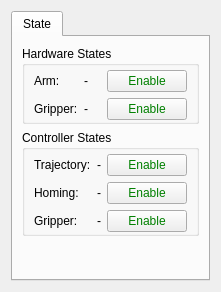
<?xml version="1.0" encoding="UTF-8"?>
<ui version="4.0">
 <class>BioscaraUI</class>
 <widget class="QWidget" name="BioscaraUI">
  <property name="geometry">
   <rect>
    <x>0</x>
    <y>0</y>
    <!-- <width>507</width> -->
    <!-- <height>380</height> -->
   </rect>
  </property>
  <property name="windowTitle">
   <string>Bioscara Control</string>
  </property>
  <layout class="QVBoxLayout" name="verticalLayout_5">
   <item>
    <widget class="QTabWidget" name="tabWidget">
     <property name="sizePolicy">
      <sizepolicy hsizetype="Expanding" vsizetype="Expanding">
       <horstretch>0</horstretch>
       <verstretch>0</verstretch>
      </sizepolicy>
     </property>
     <property name="autoFillBackground">
      <bool>false</bool>
     </property>
     <property name="currentIndex">
      <number>0</number>
     </property>
     <widget class="QWidget" name="state">
      <attribute name="title">
       <string>State</string>
      </attribute>
      <layout class="QVBoxLayout" name="verticalLayout_3">
       <item>
        <widget class="QGroupBox">
         <property name="title">
          <string>Hardware States</string>
         </property>
         <layout class="QGridLayout">
          <property name="topMargin">
           <number>4</number>
          </property>
          <property name="bottomMargin">
           <number>1</number>
          </property>
          <item row="0" column="0">
           <widget class="QLabel">
            <property name="text">
             <string>Arm:</string>
            </property>
           </widget>
          </item>
          <item row="0" column="1">
             <widget class="QLabel" name="arm_hardware_state_label">
              <!-- <property name="sizePolicy">
               <sizepolicy hsizetype="MinimumExpanding" vsizetype="Preferred">
                <horstretch>0</horstretch>
                <verstretch>0</verstretch>
               </sizepolicy>
              </property> -->
              <property name="text">
               <string>-</string>
              </property>
             </widget>
            </item>
          <item row="0" column="2">
           <widget class="QPushButton" name="arm_en_btn">
            <property name="styleSheet">
             <string notr="true">color:green</string>
            </property>
            <property name="text">
             <string>Enable</string>
            </property>
            <property name="checkable">
             <bool>false</bool>
            </property>
            <property name="checked">
             <bool>false</bool>
            </property>
            <property name="default">
             <bool>false</bool>
            </property>
            <property name="flat">
             <bool>false</bool>
            </property>
           </widget>
          </item>
          <item row="1" column="0">
           <widget class="QLabel">
            <property name="text">
             <string>Gripper:</string>
            </property>
           </widget>
          </item>
          <item row="1" column="1">
             <widget class="QLabel" name="gripper_hardware_state_label">
              <!-- <property name="sizePolicy">
               <sizepolicy hsizetype="MinimumExpanding" vsizetype="Preferred">
                <horstretch>0</horstretch>
                <verstretch>0</verstretch>
               </sizepolicy>
              </property> -->
              <property name="text">
               <string>-</string>
              </property>
             </widget>
            </item>
          <item row="1" column="2">
           <widget class="QPushButton" name="gripper_en_btn">
            <property name="styleSheet">
             <string notr="true">color:green</string>
            </property>
            <property name="text">
             <string>Enable</string>
            </property>
            <property name="checkable">
             <bool>false</bool>
            </property>
            <property name="checked">
             <bool>false</bool>
            </property>
            <property name="default">
             <bool>false</bool>
            </property>
            <property name="flat">
             <bool>false</bool>
            </property>
           </widget>
          </item>
         </layout>
        </widget>
       </item>
       <item>
        <widget class="QGroupBox">
         <property name="title">
          <string>Controller States</string>
         </property>
         <layout class="QGridLayout">
          <property name="topMargin">
           <number>4</number>
          </property>
          <property name="bottomMargin">
           <number>1</number>
          </property>
          <item row="0" column="0">
           <widget class="QLabel">
            <property name="text">
             <string>Trajectory:</string>
            </property>
           </widget>
          </item>
          <item row="0" column="1">
             <widget class="QLabel" name="vjtc_ctrl_state_label">
              <!-- <property name="sizePolicy">
               <sizepolicy hsizetype="MinimumExpanding" vsizetype="Preferred">
                <horstretch>0</horstretch>
                <verstretch>0</verstretch>
               </sizepolicy>
              </property> -->
              <property name="text">
               <string>-</string>
              </property>
             </widget>
            </item>
          <item row="0" column="2">
           <widget class="QPushButton" name="vjtc_ctrl_en_btn">
            <property name="styleSheet">
             <string notr="true">color:green</string>
            </property>
            <property name="text">
             <string>Enable</string>
            </property>
            <property name="checkable">
             <bool>false</bool>
            </property>
            <property name="checked">
             <bool>false</bool>
            </property>
            <property name="default">
             <bool>false</bool>
            </property>
            <property name="flat">
             <bool>false</bool>
            </property>
           </widget>
          </item>
          <item row="1" column="0">
           <widget class="QLabel">
            <property name="text">
             <string>Homing:</string>
            </property>
           </widget>
          </item>
          <item row="1" column="1">
             <widget class="QLabel" name="homing_ctrl_state_label">
              <!-- <property name="sizePolicy">
               <sizepolicy hsizetype="MinimumExpanding" vsizetype="Preferred">
                <horstretch>0</horstretch>
                <verstretch>0</verstretch>
               </sizepolicy>
              </property> -->
              <property name="text">
               <string>-</string>
              </property>
             </widget>
            </item>
          <item row="1" column="2">
           <widget class="QPushButton" name="homing_ctrl_en_btn">
            <property name="styleSheet">
             <string notr="true">color:green</string>
            </property>
            <property name="text">
             <string>Enable</string>
            </property>
            <property name="checkable">
             <bool>false</bool>
            </property>
            <property name="checked">
             <bool>false</bool>
            </property>
            <property name="default">
             <bool>false</bool>
            </property>
            <property name="flat">
             <bool>false</bool>
            </property>
           </widget>
          </item>
          <item row="2" column="0">
           <widget class="QLabel">
            <property name="text">
             <string>Gripper:</string>
            </property>
           </widget>
          </item>
          <item row="2" column="1">
             <widget class="QLabel" name="gripper_ctrl_state_label">
              <!-- <property name="sizePolicy">
               <sizepolicy hsizetype="MinimumExpanding" vsizetype="Preferred">
                <horstretch>0</horstretch>
                <verstretch>0</verstretch>
               </sizepolicy>
              </property> -->
              <property name="text">
               <string>-</string>
              </property>
             </widget>
            </item>
          <item row="2" column="2">
           <widget class="QPushButton" name="gripper_ctrl_en_btn">
            <property name="styleSheet">
             <string notr="true">color:green</string>
            </property>
            <property name="text">
             <string>Enable</string>
            </property>
            <property name="checkable">
             <bool>false</bool>
            </property>
            <property name="checked">
             <bool>false</bool>
            </property>
            <property name="default">
             <bool>false</bool>
            </property>
            <property name="flat">
             <bool>false</bool>
            </property>
           </widget>
          </item>
         </layout>
        </widget>
       </item>
       <item>
         <spacer name="verticalSpacer">
          <property name="orientation">
           <enum>Qt::Vertical</enum>
          </property>
          <property name="sizeType">
           <enum>QSizePolicy::Expanding</enum>
          </property>
          <property name="sizeHint" stdset="0">
           <size>
            <width>20</width>
            <height>32</height>
           </size>
          </property>
         </spacer>
        </item>
      </layout>
     </widget>
     <!-- <widget class="QWidget" name="homing">
      <attribute name="title">
       <string>Homing</string>
      </attribute>
      <layout class="QHBoxLayout" name="horizontalLayout_9">
       <item>
        <layout class="QVBoxLayout" name="verticalLayout_11">
         <property name="spacing">
          <number>0</number>
         </property>
         <item>
          <layout class="QHBoxLayout" name="horizontalLayout_7">
           <property name="spacing">
            <number>0</number>
           </property>
           <item>
            <widget class="QGroupBox" name="groupBox_9">
             <property name="title">
              <string>Commands</string>
             </property>
             <layout class="QVBoxLayout" name="verticalLayout_9">
              <property name="spacing">
               <number>4</number>
              </property>
              <property name="leftMargin">
               <number>6</number>
              </property>
              <property name="rightMargin">
               <number>6</number>
              </property>
              <property name="bottomMargin">
               <number>6</number>
              </property>
              <item>
               <widget class="QPushButton" name="plan_button">
                <property name="text">
                 <string>&amp;Plan</string>
                </property>
               </widget>
              </item>
              <item>
               <widget class="QPushButton" name="execute_button">
                <property name="enabled">
                 <bool>false</bool>
                </property>
                <property name="text">
                 <string>&amp;Execute</string>
                </property>
               </widget>
              </item>
              <item>
               <widget class="QPushButton" name="plan_and_execute_button">
                <property name="text">
                 <string>Plan &amp;&amp; E&amp;xecute</string>
                </property>
               </widget>
              </item>
              <item>
               <widget class="QPushButton" name="stop_button">
                <property name="enabled">
                 <bool>false</bool>
                </property>
                <property name="toolTip">
                 <string>Stop execution by sending a stop command to the move_group.</string>
                </property>
                <property name="text">
                 <string>&amp;Stop</string>
                </property>
               </widget>
              </item>
              <item>
               <widget class="QLabel" name="result_label">
                <property name="layoutDirection">
                 <enum>Qt::LeftToRight</enum>
                </property>
                <property name="text">
                 <string/>
                </property>
                <property name="alignment">
                 <set>Qt::AlignCenter</set>
                </property>
                <property name="wordWrap">
                 <bool>false</bool>
                </property>
               </widget>
              </item>
              <item>
               <widget class="QPushButton" name="clear_octomap_button">
                <property name="enabled">
                 <bool>false</bool>
                </property>
                <property name="text">
                 <string>Clear octomap</string>
                </property>
               </widget>
              </item>
             </layout>
            </widget>
           </item>
           <item>
            <widget class="QGroupBox" name="groupBox_11">
             <property name="title">
              <string>Query</string>
             </property>
             <layout class="QVBoxLayout" name="verticalLayout_6">
              <property name="leftMargin">
               <number>6</number>
              </property>
              <property name="rightMargin">
               <number>6</number>
              </property>
              <property name="bottomMargin">
               <number>6</number>
              </property>
              <item>
               <layout class="QVBoxLayout" name="verticalLayout_planning_group">
                <item>
                 <widget class="QLabel" name="label_planning_group">
                  <property name="text">
                   <string>Planning Group:</string>
                  </property>
                 </widget>
                </item>
                <item>
                 <widget class="QComboBox" name="planning_group_combo_box"/>
                </item>
               </layout>
              </item>
              <item>
               <layout class="QVBoxLayout" name="verticalLayout_start_state">
                <item>
                 <widget class="QLabel" name="label_start_state">
                  <property name="text">
                   <string>Start State:</string>
                  </property>
                 </widget>
                </item>
                <item>
                 <widget class="QComboBox" name="start_state_combo_box"/>
                </item>
               </layout>
              </item>
              <item>
               <layout class="QVBoxLayout" name="verticalLayout_goal_state">
                <item>
                 <widget class="QLabel" name="label_goal_state">
                  <property name="text">
                   <string>Goal State:</string>
                  </property>
                 </widget>
                </item>
                <item>
                 <widget class="QComboBox" name="goal_state_combo_box"/>
                </item>
               </layout>
              </item>
             </layout>
            </widget>
           </item>
          </layout>
         </item>
         <item>
          <spacer name="verticalSpacer">
           <property name="orientation">
            <enum>Qt::Vertical</enum>
           </property>
           <property name="sizeType">
            <enum>QSizePolicy::Expanding</enum>
           </property>
           <property name="sizeHint" stdset="0">
            <size>
             <width>20</width>
             <height>32</height>
            </size>
           </property>
          </spacer>
         </item>
         <item>
          <widget class="QGroupBox" name="groupBox_12">
           <property name="title">
            <string>Path Constraints</string>
           </property>
           <layout class="QVBoxLayout" name="verticalLayout_15">
            <property name="leftMargin">
             <number>6</number>
            </property>
            <property name="topMargin">
             <number>4</number>
            </property>
            <property name="rightMargin">
             <number>6</number>
            </property>
            <property name="bottomMargin">
             <number>6</number>
            </property>
            <item>
             <widget class="QComboBox" name="path_constraints_combo_box">
              <property name="toolTip">
               <string>Select path constraints from the database. </string>
              </property>
             </widget>
            </item>
           </layout>
          </widget>
         </item>
        </layout>
       </item>
       <item>
        <layout class="QVBoxLayout" name="verticalLayout_18">
         <property name="spacing">
          <number>0</number>
         </property>
         <item>
          <widget class="QGroupBox" name="groupBox_10">
           <property name="title">
            <string>Options</string>
           </property>
           <layout class="QVBoxLayout" name="verticalLayout_10">
            <property name="spacing">
             <number>1</number>
            </property>
            <property name="bottomMargin">
             <number>4</number>
            </property>
            <item>
             <layout class="QHBoxLayout" name="horizontalLayout_3">
              <property name="spacing">
               <number>1</number>
              </property>
              <item>
               <widget class="QLabel" name="label_9">
                <property name="toolTip">
                 <string>Total time allowed for planning.  Planning stops if time or number of attempts is exceeded, or goal is reached.</string>
                </property>
                <property name="text">
                 <string>Planning Time (s):</string>
                </property>
               </widget>
              </item>
              <item>
               <widget class="QDoubleSpinBox" name="planning_time">
                <property name="sizePolicy">
                 <sizepolicy hsizetype="Minimum" vsizetype="Fixed">
                  <horstretch>0</horstretch>
                  <verstretch>0</verstretch>
                 </sizepolicy>
                </property>
                <property name="minimumSize">
                 <size>
                  <width>40</width>
                  <height>0</height>
                 </size>
                </property>
                <property name="toolTip">
                 <string>Total time allowed for planning.  Planning stops if time or number of attempts is exceeded, or goal is reached.</string>
                </property>
                <property name="decimals">
                 <number>1</number>
                </property>
                <property name="maximum">
                 <double>300.000000000000000</double>
                </property>
                <property name="value">
                 <double>5.000000000000000</double>
                </property>
               </widget>
              </item>
             </layout>
            </item>
            <item>
             <layout class="QHBoxLayout" name="horizontalLayout_15">
              <property name="spacing">
               <number>1</number>
              </property>
              <item>
               <widget class="QLabel" name="label_10">
                <property name="toolTip">
                 <string>Allowed number of planning attempts. Planning stops if time or number of attempts is exceeded, or goal is reached.</string>
                </property>
                <property name="text">
                 <string>Planning Attempts:</string>
                </property>
               </widget>
              </item>
              <item>
               <widget class="QSpinBox" name="planning_attempts">
                <property name="sizePolicy">
                 <sizepolicy hsizetype="Minimum" vsizetype="Fixed">
                  <horstretch>0</horstretch>
                  <verstretch>0</verstretch>
                 </sizepolicy>
                </property>
                <property name="minimumSize">
                 <size>
                  <width>40</width>
                  <height>0</height>
                 </size>
                </property>
                <property name="toolTip">
                 <string>Allowed number of planning attempts. Planning stops if time or number of attempts is exceeded, or goal is reached.</string>
                </property>
                <property name="maximum">
                 <number>1000</number>
                </property>
                <property name="value">
                 <number>10</number>
                </property>
               </widget>
              </item>
             </layout>
            </item>
            <item>
             <layout class="QHBoxLayout" name="horizontalLayout_10">
              <property name="spacing">
               <number>1</number>
              </property>
              <item>
               <widget class="QLabel" name="label_11">
                <property name="toolTip">
                 <string>Factor (between 0 and 1) to scale down maximum joint velocities</string>
                </property>
                <property name="text">
                 <string>Velocity Scaling:</string>
                </property>
               </widget>
              </item>
              <item>
               <widget class="QDoubleSpinBox" name="velocity_scaling_factor">
                <property name="minimumSize">
                 <size>
                  <width>40</width>
                  <height>0</height>
                 </size>
                </property>
                <property name="toolTip">
                 <string>Factor (between 0 and 1) to scale down maximum joint velocities</string>
                </property>
                <property name="maximum">
                 <double>1.000000000000000</double>
                </property>
                <property name="singleStep">
                 <double>0.100000000000000</double>
                </property>
                <property name="value">
                 <double>1.000000000000000</double>
                </property>
               </widget>
              </item>
             </layout>
            </item>
            <item>
             <layout class="QHBoxLayout" name="horizontalLayout_20">
              <property name="spacing">
               <number>1</number>
              </property>
              <item>
               <widget class="QLabel" name="label_20">
                <property name="toolTip">
                 <string>Factor (between 0 and 1) to scale down maximum joint accelerations</string>
                </property>
                <property name="text">
                 <string>Accel. Scaling:</string>
                </property>
               </widget>
              </item>
              <item>
               <widget class="QDoubleSpinBox" name="acceleration_scaling_factor">
                <property name="minimumSize">
                 <size>
                  <width>40</width>
                  <height>0</height>
                 </size>
                </property>
                <property name="toolTip">
                 <string>Factor (between 0 and 1) to scale down maximum joint accelerations</string>
                </property>
                <property name="maximum">
                 <double>1.000000000000000</double>
                </property>
                <property name="singleStep">
                 <double>0.100000000000000</double>
                </property>
                <property name="value">
                 <double>1.000000000000000</double>
                </property>
               </widget>
              </item>
             </layout>
            </item>
            <item>
             <spacer name="verticalSpacer_2">
              <property name="orientation">
               <enum>Qt::Vertical</enum>
              </property>
              <property name="sizeHint" stdset="0">
               <size>
                <width>20</width>
                <height>40</height>
               </size>
              </property>
             </spacer>
            </item>
            <item>
             <widget class="QCheckBox" name="use_cartesian_path">
              <property name="sizePolicy">
               <sizepolicy hsizetype="Preferred" vsizetype="Fixed">
                <horstretch>0</horstretch>
                <verstretch>0</verstretch>
               </sizepolicy>
              </property>
              <property name="minimumSize">
               <size>
                <width>30</width>
                <height>0</height>
               </size>
              </property>
              <property name="toolTip">
               <string>Check</string>
              </property>
              <property name="text">
               <string>Use Cartesian Path</string>
              </property>
              <property name="checked">
               <bool>false</bool>
              </property>
             </widget>
            </item>
            <item>
             <widget class="QCheckBox" name="collision_aware_ik">
              <property name="sizePolicy">
               <sizepolicy hsizetype="Preferred" vsizetype="Fixed">
                <horstretch>0</horstretch>
                <verstretch>0</verstretch>
               </sizepolicy>
              </property>
              <property name="minimumSize">
               <size>
                <width>30</width>
                <height>0</height>
               </size>
              </property>
              <property name="toolTip">
               <string>I.</string>
              </property>
              <property name="text">
               <string>Collision-aware IK</string>
              </property>
              <property name="checked">
               <bool>false</bool>
              </property>
             </widget>
            </item>
            <item>
             <widget class="QCheckBox" name="approximate_ik">
              <property name="sizePolicy">
               <sizepolicy hsizetype="Preferred" vsizetype="Fixed">
                <horstretch>0</horstretch>
                <verstretch>0</verstretch>
               </sizepolicy>
              </property>
              <property name="minimumSize">
               <size>
                <width>30</width>
                <height>0</height>
               </size>
              </property>
              <property name="toolTip">
               <string>Allow approximate IK solutions, which deviate from the target pose. Useful when an exact solution cannot be found, e.g. for underactuated arms or when trying to reach an unreachable target.</string>
              </property>
              <property name="text">
               <string>Approx IK Solutions</string>
              </property>
             </widget>
            </item>
            <item>
             <widget class="QCheckBox" name="allow_external_program">
              <property name="sizePolicy">
               <sizepolicy hsizetype="Preferred" vsizetype="Fixed">
                <horstretch>0</horstretch>
                <verstretch>0</verstretch>
               </sizepolicy>
              </property>
              <property name="minimumSize">
               <size>
                <width>30</width>
                <height>0</height>
               </size>
              </property>
              <property name="toolTip">
               <string>Allow other nodes to control start and end poses as well as planning and execution, using ROS topics (/rviz/moveit/ ).</string>
              </property>
              <property name="text">
               <string>External Comm.</string>
              </property>
              <property name="checked">
               <bool>false</bool>
              </property>
             </widget>
            </item>
            <item>
             <widget class="QCheckBox" name="allow_replanning">
              <property name="sizePolicy">
               <sizepolicy hsizetype="Preferred" vsizetype="Fixed">
                <horstretch>0</horstretch>
                <verstretch>0</verstretch>
               </sizepolicy>
              </property>
              <property name="minimumSize">
               <size>
                <width>30</width>
                <height>0</height>
               </size>
              </property>
              <property name="toolTip">
               <string>EXPERIMENTAL: Trigger replanning if new collisions are detected during plan execution. Only works for the &quot;Plan &amp; Execute&quot; button. </string>
              </property>
              <property name="autoFillBackground">
               <bool>false</bool>
              </property>
              <property name="text">
               <string>Replanning</string>
              </property>
              <property name="checked">
               <bool>false</bool>
              </property>
             </widget>
            </item>
            <item>
             <widget class="QCheckBox" name="allow_looking">
              <property name="sizePolicy">
               <sizepolicy hsizetype="Preferred" vsizetype="Fixed">
                <horstretch>0</horstretch>
                <verstretch>0</verstretch>
               </sizepolicy>
              </property>
              <property name="minimumSize">
               <size>
                <width>30</width>
                <height>0</height>
               </size>
              </property>
              <property name="toolTip">
               <string>EXPERIMENTAL: Allows the robot to reposition its sensor to look around to resolve apparent collisions. A sensor needs to be set up and the new measurements have to affect the collision scene, otherwise it has no effect. See tutorial.</string>
              </property>
              <property name="text">
               <string>Sensor Positioning</string>
              </property>
              <property name="checked">
               <bool>false</bool>
              </property>
             </widget>
            </item>
           </layout>
          </widget>
         </item>
        </layout>
       </item>
      </layout>
     </widget> -->
    </widget>
   </item>
  </layout>
 </widget>
 <!-- <customwidgets>
  <customwidget>
   <class>moveit_rviz_plugin::MotionPlanningParamWidget</class>
   <extends>QTreeView</extends>
   <header location="global">moveit/motion_planning_rviz_plugin/motion_planning_param_widget.hpp</header>
  </customwidget>
 </customwidgets>
 <tabstops>
  <tabstop>planning_algorithm_combo_box</tabstop>
  <tabstop>planner_param_treeview</tabstop>
  <tabstop>database_host</tabstop>
  <tabstop>database_port</tabstop>
  <tabstop>reset_db_button</tabstop>
  <tabstop>database_connect_button</tabstop>
  <tabstop>wcenter_x</tabstop>
  <tabstop>wcenter_y</tabstop>
  <tabstop>wcenter_z</tabstop>
  <tabstop>wsize_x</tabstop>
  <tabstop>wsize_y</tabstop>
  <tabstop>wsize_z</tabstop>
  <tabstop>plan_button</tabstop>
  <tabstop>execute_button</tabstop>
  <tabstop>plan_and_execute_button</tabstop>
  <tabstop>stop_button</tabstop>
  <tabstop>clear_octomap_button</tabstop>
  <tabstop>planning_group_combo_box</tabstop>
  <tabstop>start_state_combo_box</tabstop>
  <tabstop>goal_state_combo_box</tabstop>
  <tabstop>path_constraints_combo_box</tabstop>
  <tabstop>planning_time</tabstop>
  <tabstop>planning_attempts</tabstop>
  <tabstop>velocity_scaling_factor</tabstop>
  <tabstop>acceleration_scaling_factor</tabstop>
  <tabstop>use_cartesian_path</tabstop>
  <tabstop>collision_aware_ik</tabstop>
  <tabstop>approximate_ik</tabstop>
  <tabstop>allow_external_program</tabstop>
  <tabstop>allow_replanning</tabstop>
  <tabstop>allow_looking</tabstop>
  <tabstop>detected_objects_list</tabstop>
  <tabstop>detect_objects_button</tabstop>
  <tabstop>support_surfaces_list</tabstop>
  <tabstop>pick_button</tabstop>
  <tabstop>place_button</tabstop>
  <tabstop>roi_center_x</tabstop>
  <tabstop>roi_center_y</tabstop>
  <tabstop>roi_center_z</tabstop>
  <tabstop>roi_size_x</tabstop>
  <tabstop>roi_size_y</tabstop>
  <tabstop>roi_size_z</tabstop>
  <tabstop>collision_objects_list</tabstop>
  <tabstop>shape_size_x_spin_box</tabstop>
  <tabstop>shape_size_z_spin_box</tabstop>
  <tabstop>shape_size_y_spin_box</tabstop>
  <tabstop>shapes_combo_box</tabstop>
  <tabstop>add_object_button</tabstop>
  <tabstop>remove_object_button</tabstop>
  <tabstop>clear_scene_button</tabstop>
  <tabstop>object_x</tabstop>
  <tabstop>object_y</tabstop>
  <tabstop>object_z</tabstop>
  <tabstop>object_rx</tabstop>
  <tabstop>object_ry</tabstop>
  <tabstop>object_rz</tabstop>
  <tabstop>scene_scale</tabstop>
  <tabstop>publish_current_scene_button</tabstop>
  <tabstop>export_scene_geometry_text_button</tabstop>
  <tabstop>import_scene_geometry_text_button</tabstop>
  <tabstop>planning_scene_tree</tabstop>
  <tabstop>load_scene_button</tabstop>
  <tabstop>load_query_button</tabstop>
  <tabstop>delete_scene_button</tabstop>
  <tabstop>delete_query_button</tabstop>
  <tabstop>save_query_button</tabstop>
  <tabstop>save_scene_button</tabstop>
  <tabstop>list_states</tabstop>
  <tabstop>load_state_button</tabstop>
  <tabstop>clear_states_button</tabstop>
  <tabstop>set_as_start_state_button</tabstop>
  <tabstop>set_as_goal_state_button</tabstop>
  <tabstop>remove_state_button</tabstop>
  <tabstop>save_start_state_button</tabstop>
  <tabstop>save_goal_state_button</tabstop>
  <tabstop>status_text</tabstop>
  <tabstop>tabWidget</tabstop>
 </tabstops>
 <resources/>
 <connections/> -->
</ui>
